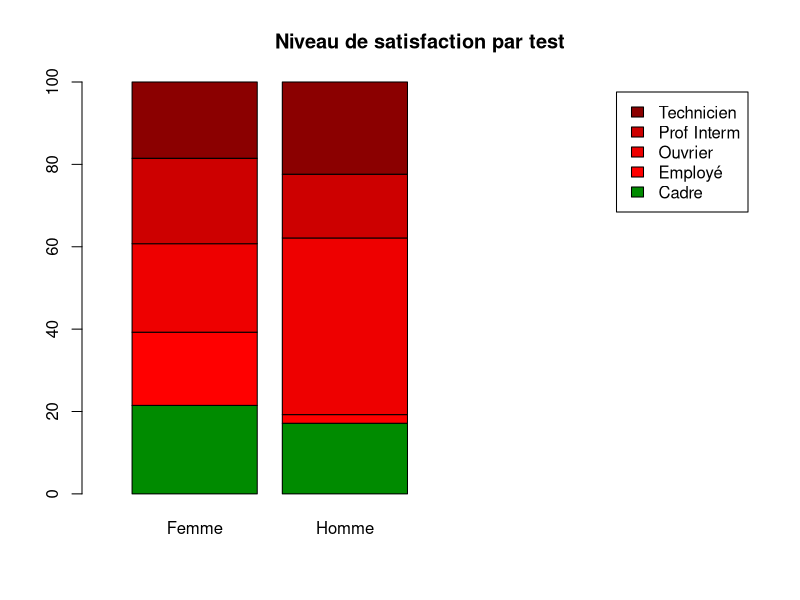
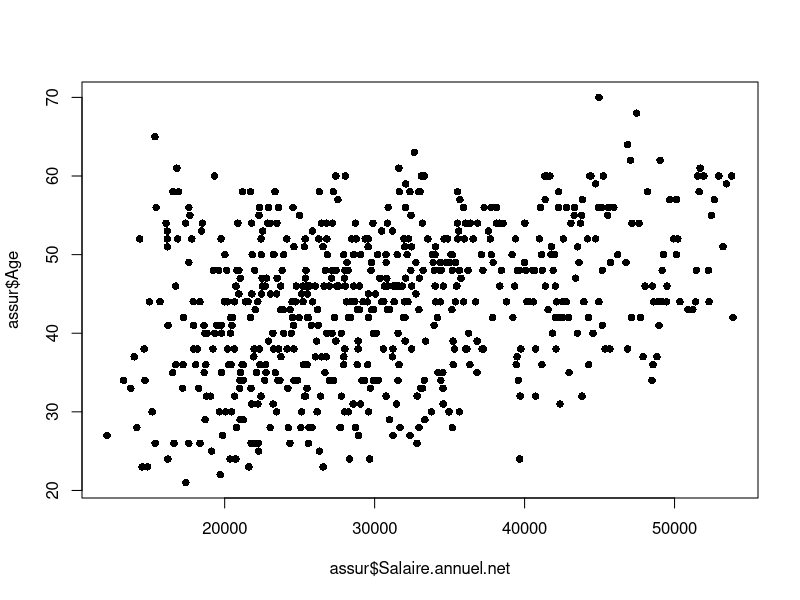
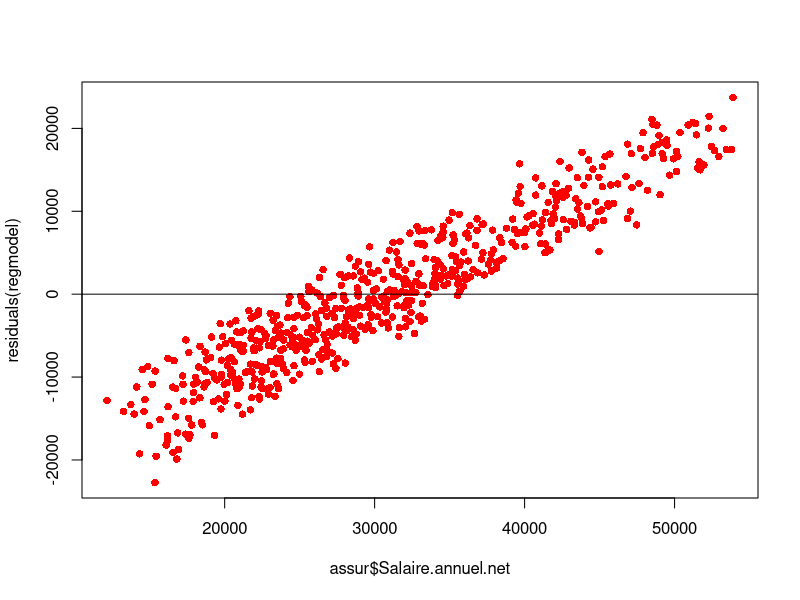

The R source for these figures, in order: (Note: this script raises an error after producing the figures.)
assur <- read.csv("Data.csv", sep = ";", row.names = 1)
head(assur)


test = table(assur$CSP, assur$Sexe)
test

test2 = prop.table(test, margin=2) * 100 #permet d'y ramener sur un pourcentage
test2

barplot(test2, col =c("green4","red1","red2","red3","red4") ,
        main="Niveau de satisfaction par test", xlim=c(0,5), legend=TRUE)

prop.test(test2,alternative="greater")


#PARTIE B STUDENT
dh <- subset(assur, assur$CSP == "Cadre") #On sépare en sous ensemble
lala = table(dh$Salaire.annuel.net, dh$Sexe)

iris4 = subset(assur, Sexe == "Femme" & CSP == "Cadre")
mean(iris4$Salaire.annuel.net)
sd(iris4$Salaire.annuel.net)
length(iris4$Salaire.annuel.net)

iris5 = subset(assur, Sexe == "Homme" & CSP == "Cadre")
mean(iris5$Salaire.annuel.net)
sd(iris5$Salaire.annuel.net)
length(iris5$Salaire.annuel.net)


#PARTIE C ANOVA



#PARTIE D
install.packages("car")
library("car")

plot(assur$Salaire.annuel.net, assur$Age, pch=16)
regmodel = lm(assur$Salaire.annuel.net ~ assur$Age)
abline(regmodel)

plot(assur$Salaire.annuel.net, residuals(regmodel),pch=16,col="red")
abline(h = 0)

car.qqPlot(residuals(regmodel),pch=16)

summary(regmodel)
